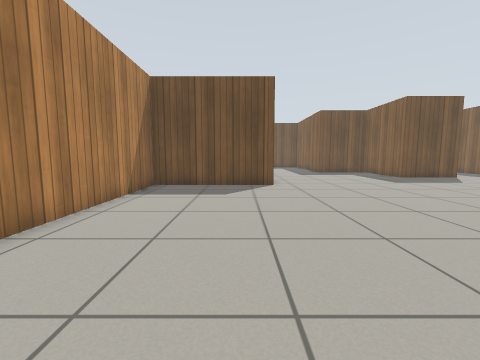
view 1 (above)

16 first-person views from a walk through a Gazebo world. The camera is 0.72 m above the floor, tilts 6° down and sees 90° across. The floor is counted in squares, 0.5 m on a side. Each view is taken from the middle of a square. On the plan, view 1 faces up. The plan holds only what a view shows up to about 13 squares ahead; the rest is blank. Gazebo's built-in surfaces are drawn with simple patterns.

view 2
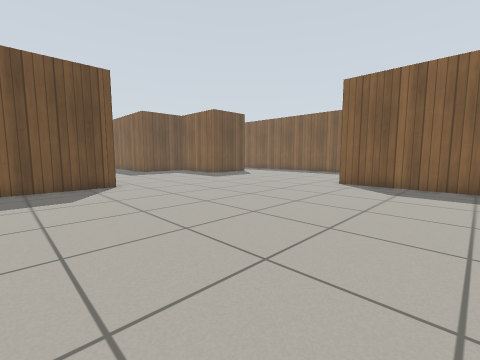

view 3
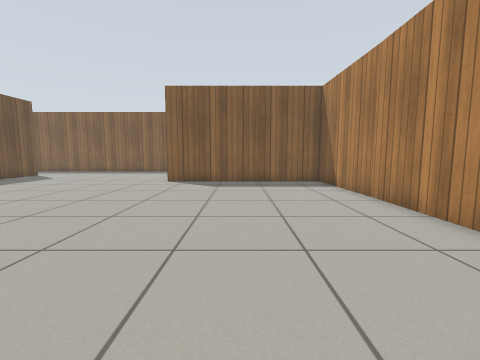

view 4
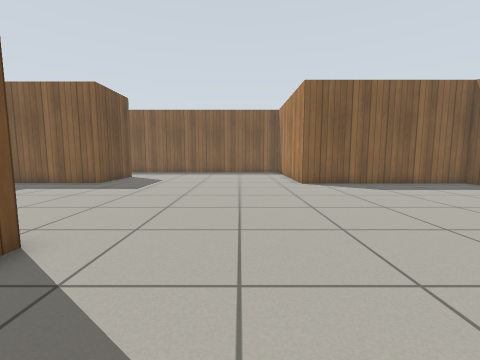

view 5
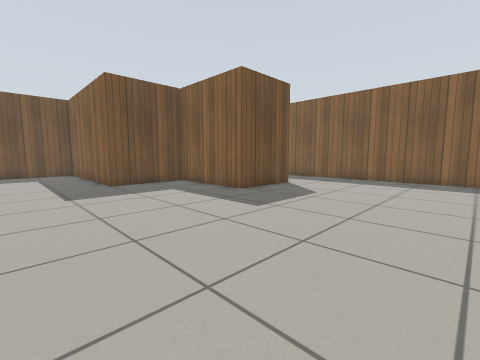

view 6
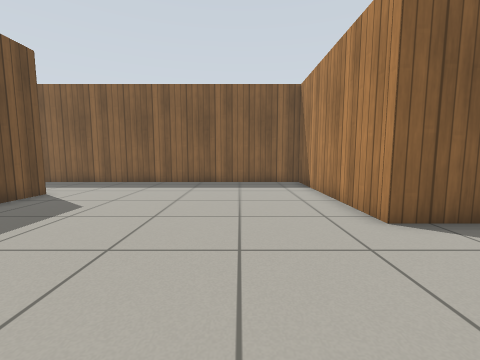

view 7
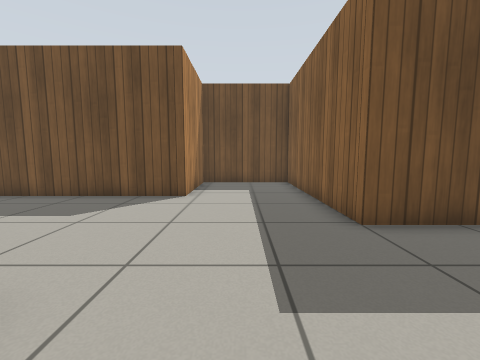

view 8
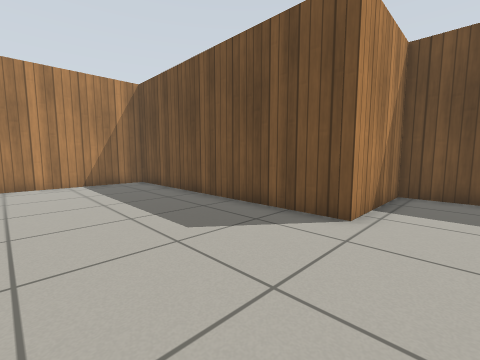

view 9
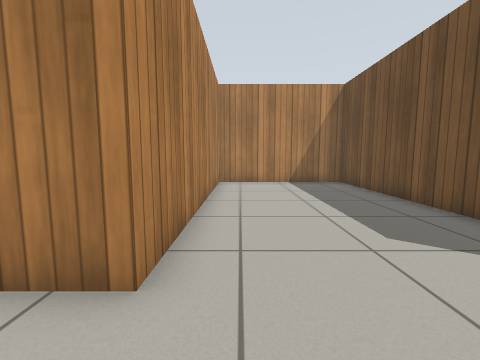

view 10
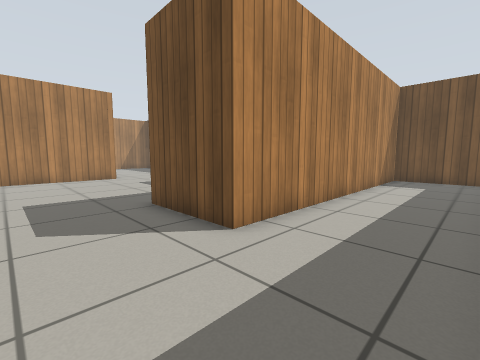

view 11
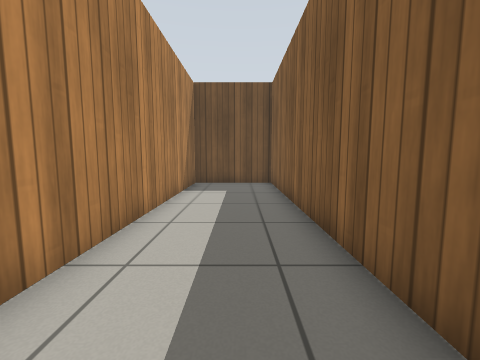

view 12
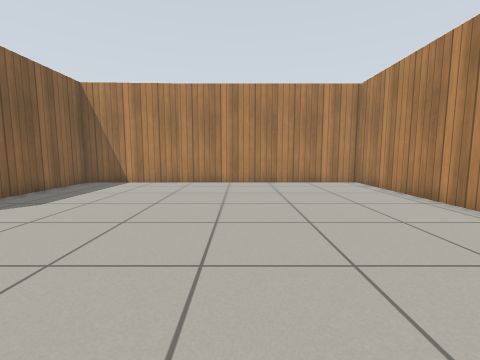

view 13
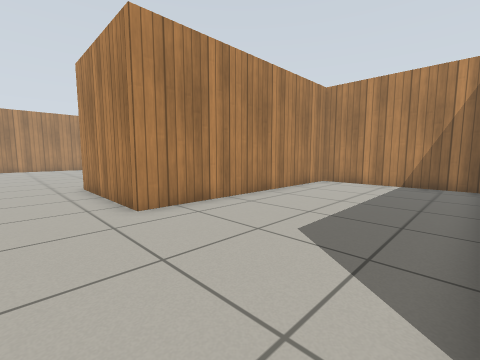

view 14
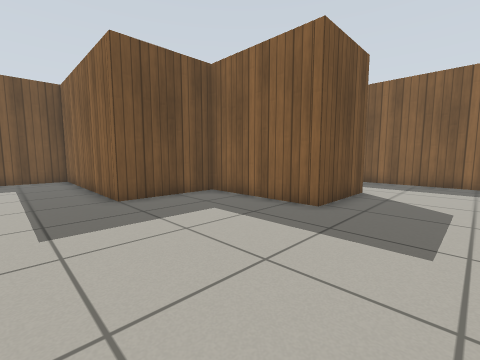

view 15
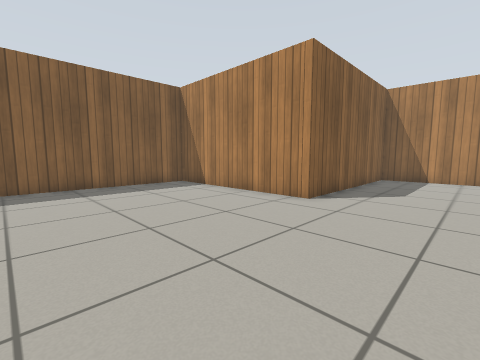

view 16
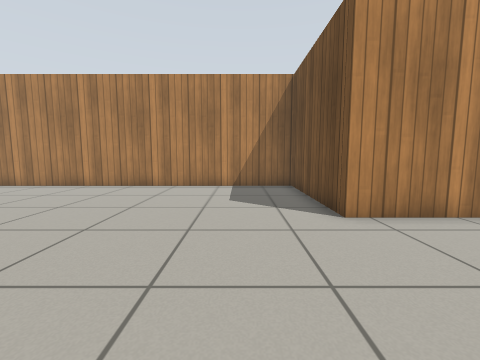

### Floor plan
Points are (right, up) in squares from view 1. A wall is a line through its corners. A room is listed if a view was taken in it or the views show most of it. See-through windows are left out.
Room 1 (views 1, 2, 3, 4, 5, 6, 7, 8, 9, 10, 11, 12, 13, 14, 15, 16)
walls: (1.3, -3.7) (9.9, -3.3) (9.9, 4.9) (17.6, 4.9) (17.6, 27.3) (13.7, 27.3) (13.7, 15.1) (10.2, 15.1) (10.2, 19.8) (6.5, 19.8) (6.5, 27.5) (2.1, 27.5) (2.1, 23.3) (-8.6, 23.3) (-8.6, 16.9) (1.6, 16.9) (1.6, 11.4) (-4.1, 11.4) (-4.1, -3.5) (5.1, -3.5)

Positions as (right, up) in squares from view 1, and headings:
1: (0, 0), facing up
2: (-2, 0), facing up-right
3: (-3, 1), facing right
4: (-2, 8), facing right
5: (3, 8), facing up-right
6: (5, 8), facing right
7: (4, 15), facing up
8: (4, 18), facing up-left
9: (4, 18), facing left
10: (17, 12), facing up-left
11: (16, 15), facing up
12: (2, 9), facing down
13: (4, 23), facing down-left
14: (4, 12), facing up-right
15: (6, 12), facing down-right
16: (7, 9), facing left
